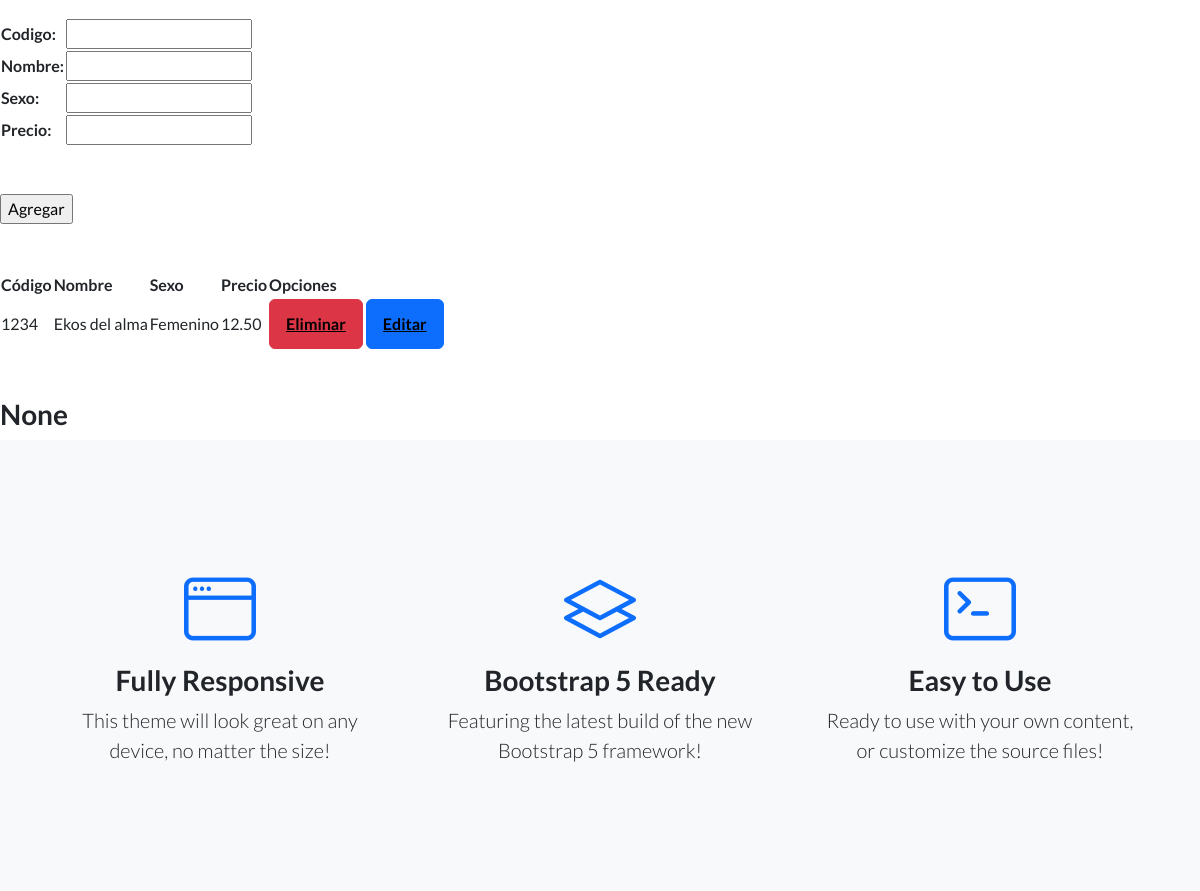
The page /AppCoder/perfumeria/ (middle part) on the database as committed earlier.
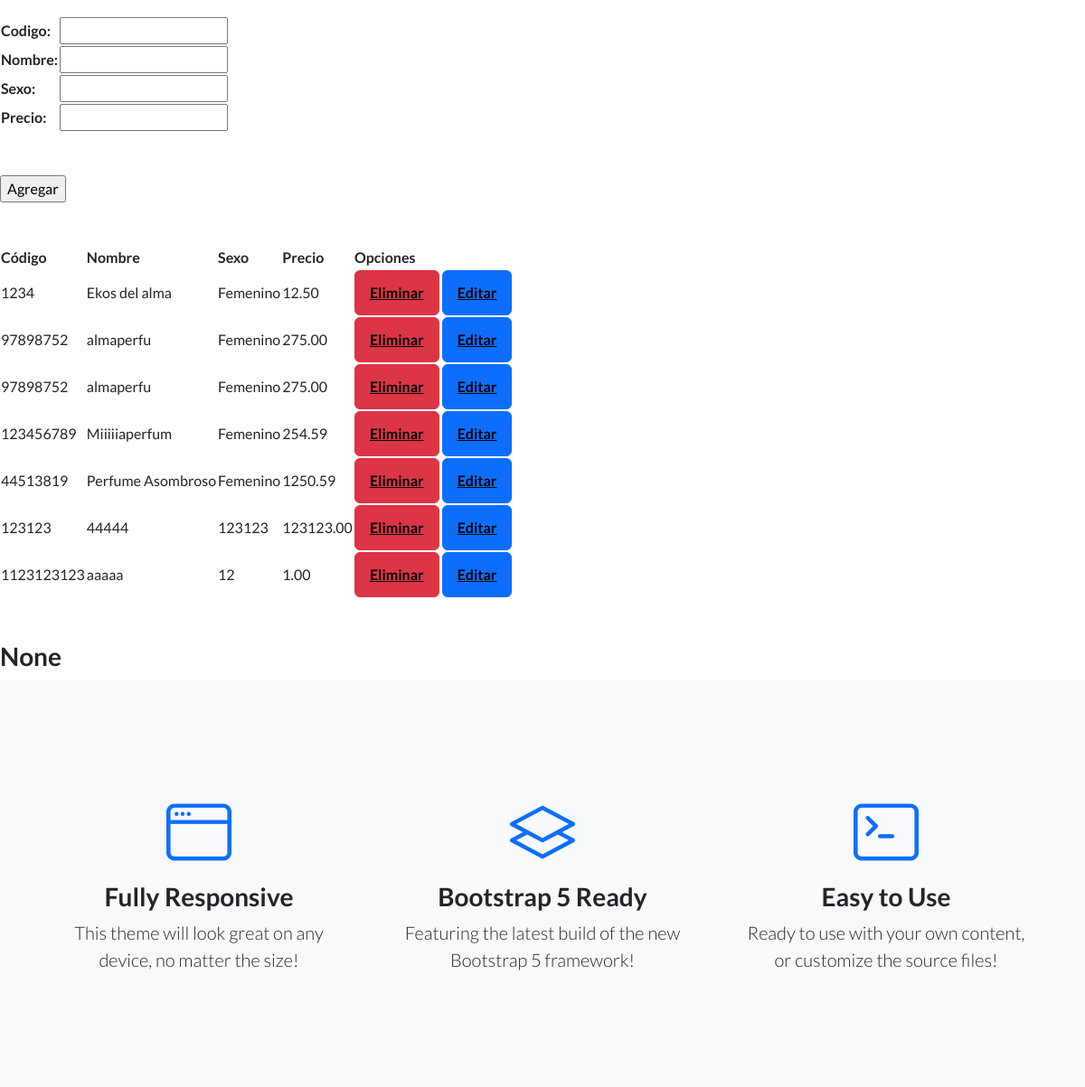
The same page on the database as committed later.
### AppCoder/models.py (models this page shows, shortened)
class Perfumeria(models.Model):
    Codigo = models.IntegerField()
    Nombre = models.CharField(max_length=50)
    Sexo = models.CharField(max_length=50)
    Precio = models.DecimalField(max_digits=10, decimal_places=2, default=0.00)

### AppCoder/views.py (the view)
# urls.py: path('perfumeria/', perfumeria, name = 'perfumeria' ),
def perfumeria(request):
    if request.method == "POST":
        form = perfumeria_Formulario(request.POST)
        if form.is_valid():
            info = form.cleaned_data
            codigo = info["Codigo"]
            nombre = info["Nombre"]
            sexo = info["Sexo"]
            precio = info["Precio"]
            perfume = Perfumeria(Codigo=codigo, Nombre=nombre, Sexo=sexo, Precio=precio)
            perfume.save()
            mensaje = "Perfume Creado"
        else:
            mensaje = "Datos Inválidos"
    else:
        mensaje = None
    formulario_perfumeria = perfumeria_Formulario()
    perfumeria = Perfumeria.objects.all()
    return render(request, "AppCoder/perfumeria.html", {"mensaje": mensaje, "formulario": formulario_perfumeria, "perfumeria": perfumeria})

### AppCoder/forms.py
class perfumeria_Formulario(forms.Form):
    Codigo = forms.IntegerField()
    Nombre = forms.CharField(max_length=50)
    Sexo = forms.CharField(max_length=50)
    Precio = forms.DecimalField(max_digits=10, decimal_places=2)

### AppCoder/templates/AppCoder/perfumeria.html (shortened to what this page needs)
{% extends 'AppCoder/padre.html' %}
{% load static %}
{% block contenido_que_cambia %}
<br></br>
<br></br>
<br></br>
<form action = '{% url 'perfumeria' %}' method="POST"> {% csrf_token %}
    <table>
    {{ formulario.as_table }}
    </table>
    <br></br>
    <input type="submit" value="Agregar">
</form>
<br></br>
<table>
  <thead>
      <tr>
          <th>Código</th>
          <th>Nombre</th>
          <th>Sexo</th>
          <th>Precio</th>
          <th>Opciones</th>
      </tr>
  </thead>
  <tbody>
      {% for perfumeria in perfumeria %}
      <tr>
          <td>{{ perfumeria.Codigo }}</td>
          <td>{{ perfumeria.Nombre }}</td>
          <td>{{ perfumeria.Sexo }}</td>
          <td>{{ perfumeria.Precio }}</td>
          <td>
              <a class="btn btn-danger" href="{% url 'eliminarperfume' perfumeria.id %}" style = "Color: black;"><u><b>Eliminar</b></u></a>
              <a class="btn btn-primary" href="{% url 'editarperfume' perfumeria.id %}" style = "Color: black;"><u><b>Editar</b></u></a>
          </td>
      </tr>
      {% endfor %}
  </tbody>
</table>
<br></br>
<h3>{{ mensaje }}</h3>
{% endblock %}

Rows that differ between the two databases and show on the page:
added Perfumeria: Codigo "97898752", Nombre "almaperfu", Sexo "Femenino", Precio "275.00"
added Perfumeria: Codigo "97898752", Nombre "almaperfu", Sexo "Femenino", Precio "275.00"
added Perfumeria: Codigo "123456789", Nombre "Miiiiiaperfum", Sexo "Femenino", Precio "254.59"
added Perfumeria: Codigo "44513819", Nombre "Perfume Asombroso", Sexo "Femenino", Precio "1250.59"
added Perfumeria: Codigo "123123", Nombre "44444", Sexo "123123", Precio "123123.00"
added Perfumeria: Codigo "1123123123", Nombre "aaaaa", Sexo "12", Precio "1.00"
